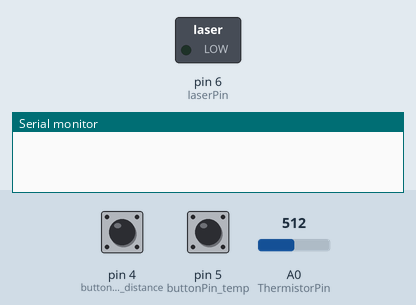
Recording of a sketch running on a simulated Arduino Uno, built with avr-gcc and run on an emulated ATmega328P. On the bench: switched loads named in the sketch (green lamp = pin HIGH), the last lines printed to the serial monitor. The test bench sets the inputs (shaded band); at power-on: pin 5 (buttonPin_temp) LOW, pin 4 (buttonPin_distance) LOW, A0 (ThermistorPin) = 512.

Above: at 1.2 s.
1.3 s: pin 5 (buttonPin_temp) pulled HIGH for 0.15 s
At 2.4 s:
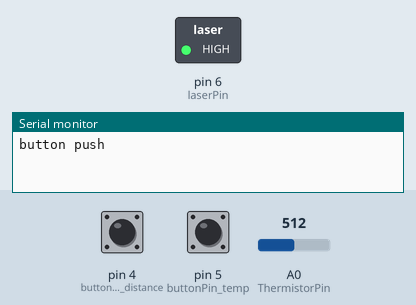
9.1 s: pin 5 (buttonPin_temp) pulled HIGH for 1 s
At 14.5 s:
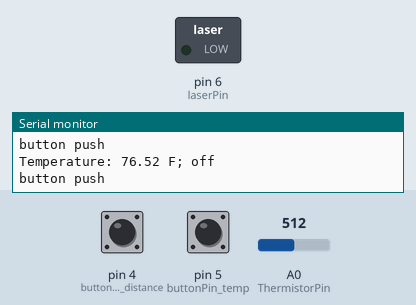
Timing chart, 0 to 16.0 s (numbered marks = the images above; inputs shaded):
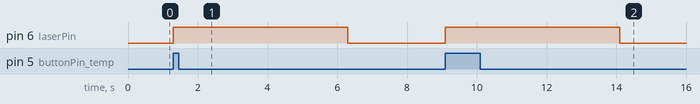

Measured:
- after the input at 1.3 s, pin 6 (laserPin): LOW → HIGH at once, → LOW 5.0 s later
- after the input at 9.1 s, pin 6 (laserPin): LOW → HIGH at once, → LOW 5.0 s later

The sketch:

Project.ino
```cpp
#include <ArduinoJson.h>

#define trigPin 2
#define echoPin 3
#define led 11
#define led2 10

const int buttonPin_distance = 4;
const int buttonPin_temp = 5;
const int laserPin = 6;

int buttonState_distance = 0;         // current state of the button
int lastButtonState_distance = 0;     // previous state of the button

int buttonState_temp = 0;         // current state of the button
int lastButtonState_temp = 0;     // previous state of the button

int ThermistorPin = A0;
int Vo;
float R1 = 10000;
float logR2, R2, T, Tc, Tf;
float c1 = 1.009249522e-03, c2 = 2.378405444e-04, c3 = 2.019202697e-07;

void setup() {
  Serial.begin (9600);
  pinMode(trigPin, OUTPUT);
  pinMode(echoPin, INPUT);
  pinMode(buttonPin_distance, INPUT);
  pinMode(buttonPin_temp, INPUT);
  pinMode(laserPin, OUTPUT);

}

void loop() {
  long duration, distance;

  // read the pushbutton input pin:
  buttonState_distance = digitalRead(buttonPin_distance);
  // read the pushbutton input pin:
  buttonState_temp = digitalRead(buttonPin_temp);

  // compare the buttonState to its previous state
  if (buttonState_distance != lastButtonState_distance) {
    // if the state has changed, increment the counter
    if (buttonState_distance == HIGH) {
      // if the current state is HIGH then the button went from off to on:
      Serial.println("button push");

      ////////////////////////////////////////
      //get height
      digitalWrite(trigPin, LOW);
      delayMicroseconds(2);
      digitalWrite(trigPin, HIGH);
      delayMicroseconds(10);
      digitalWrite(trigPin, LOW);
      duration = pulseIn(echoPin, HIGH);
      distance = (duration / 2) / 29.1;

      for (int ii = 0; ii < 5; ii++) {
        // print distance
        if (distance >= 200 || distance <= 0) {
          Serial.println("Out of range");
        }
        else {
          Serial.print(distance);
          Serial.println(" cm");
        }
      }

      delay(1000);
    } else {
      // if the current state is LOW then the button went from on to off:
      Serial.println("off");
    }
    // Delay a little bit to avoid bouncing
    delay(50);
  }
  // save the current state as the last state, for next time through the loop
  lastButtonState_distance = buttonState_distance;


  // compare the buttonState to its previous state
  if (buttonState_temp != lastButtonState_temp) {
    // if the state has changed, increment the counter
    if (buttonState_temp == HIGH) {
      // if the current state is HIGH then the button went from off to on:
      Serial.println("button push");

      ////////////////////////////////
      // laser workings
      digitalWrite(laserPin, HIGH);   // turn the LED on (HIGH is the voltage level)
      delay(5000);                       // wait for a second
      digitalWrite(laserPin, LOW);    //  the LED off by making the voltage LOW
      delay(1000);   // wait for a second


      ///////////////////////////////
      // for temp
      Vo = analogRead(ThermistorPin);
      R2 = R1 * (1023.0 / (float)Vo - 1.0);
      logR2 = log(R2);
      T = (1.0 / (c1 + c2 * logR2 + c3 * logR2 * logR2 * logR2));
      Tc = T - 273.15;
      Tf = (Tc * 9.0) / 5.0 + 32.0;

      Serial.print("Temperature: ");
      Serial.print(Tf);
      Serial.print(" F; ");


    } else {
      // if the current state is LOW then the button went from on to off:
      Serial.println("off");
    }
    // Delay a little bit to avoid bouncing
    delay(50);
  }
  // save the current state as the last state, for next time through the loop
  lastButtonState_temp = buttonState_temp;

}
```
